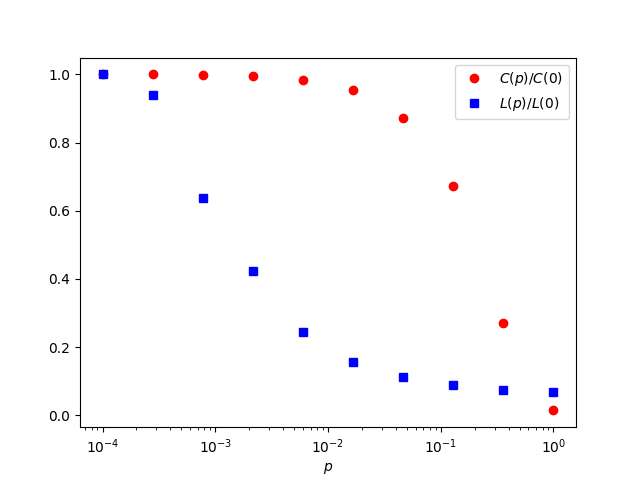

Here is the Python script that generated this plot:
# @Time    : 2023/4/20 20:32
# @Author  : wang song
# @File    : WS_smallworld_network.py
# @Description : 第一个作业的代码，主要实现思路见同级目录下readme文件。
import networkx as nx
import matplotlib.pyplot as plt
import numpy as np


def plot_smallworld_network(N, K, samples):
    """
    生成并画出一个小世界网络的图，图中包含不同重连概率下的平均集聚系数和平均最短路径长度的变化情况
    :param N:小世界网络的节点数
    :param K:每个节点的邻居数
    :param samples:进行多次采样，以获取在每个重连概率下的平均集聚系数和平均最短路径长度的稳定估计
    :return:
    """
    # p_list为重连概率列表，利用np.logspace()生成从0.0001到1的10个等比递增的元素，用于表示重连概率p的不同取值
    p_list = np.logspace(0, 4, samples) / 10000

    # 声明两个list来装填平均集聚系数(C)和平均最短路径长度(L)
    C = []
    L = []

    # 计算不同重连概率下的平均集聚系数(C)和平均最短路径长度(L)
    for p in p_list:
        # 存储每次采样得到的集聚系数和最短路径长度
        clustering_values = []
        path_length_values = []

        # 循环采样
        for _ in range(samples):
            # 生成一个小世界网络，其中节点数为N,邻居数为K,重连概率为p
            G = nx.watts_strogatz_graph(N, K, p)
            # 计算当前重连概率下的小世界网络的集聚系数,并将其追加到之前声明的clustering_values[]中
            clustering_values.append(nx.average_clustering(G))
            # 由于重连操作可能会导致某些节点之间的连接被打破,使用try-except捕获异常并处理
            try:
                # 计算当前重连概率下的小世界网络的最短路径长度，并将其追加到之前声明的path_length_values[]中
                path_length_values.append(nx.average_shortest_path_length(G))
            except nx.NetworkXError:  # 抛出异常
                pass

        # 利用np.mean()计算clustering_values[]和path_length_values[]中的平均值，并分别将其追加到之前声明的C和L中
        C.append(np.mean(clustering_values))
        L.append(np.mean(path_length_values))

    # 画出WS小世界网络的集聚系数和平均距离随重连概率p的变化关系
    plt.plot(p_list, np.array(C) / C[0], 'ro', label='$C(p)/C(0)$')
    plt.plot(p_list, np.array(L) / L[0], 'bs', label='$L(p)/L(0)$')
    plt.legend(loc=0, fontsize=10)
    plt.xlabel("$p$")
    plt.xscale("log")
    plt.show()


# 调用函数
plot_smallworld_network(N=1000, K=10, samples=10)
